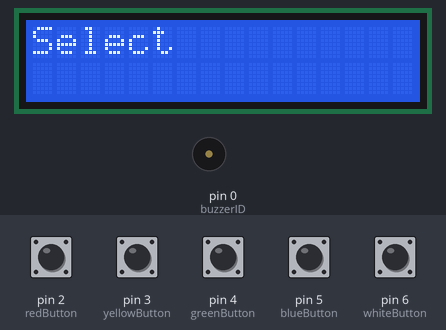
Bench run of a sketch on a simulated Arduino Uno, built with avr-gcc and run on an emulated ATmega328P. Shown: 16×2 character LCD, buzzer (waves = sounding). Inputs (shaded band) come from the test bench; at power-on: pin 2 (redButton), pin 3 (yellowButton), pin 4 (greenButton), pin 5 (blueButton), pin 6 (whiteButton) HIGH.

Above: at 1.2 s.
1.3 s: pin 6 (whiteButton) pulled LOW for 0.15 s
At 2.6 s:
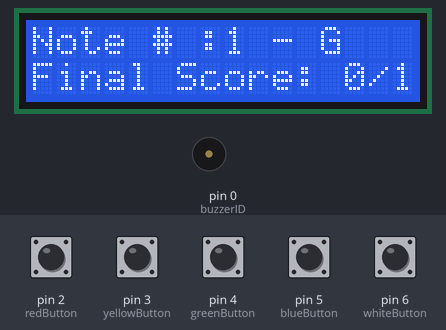
4.4 s: pin 2 (redButton) pulled LOW for 0.15 s
At 5.6 s:
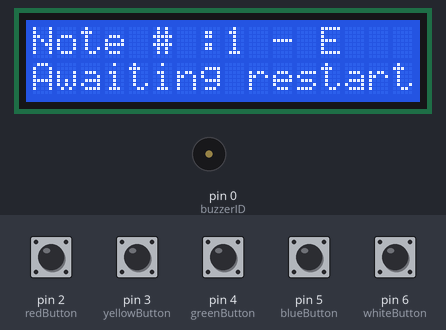
7.5 s: pin 4 (greenButton) pulled LOW for 1 s
At 9.0 s:
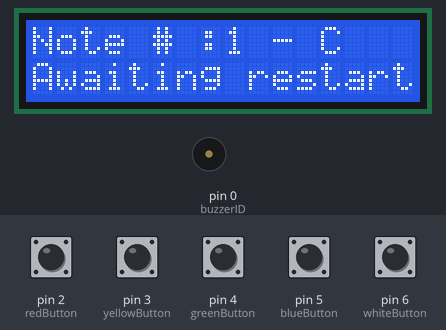
11.5 s: pin 6 (whiteButton) pulled LOW for 1 s
At 12.8 s:
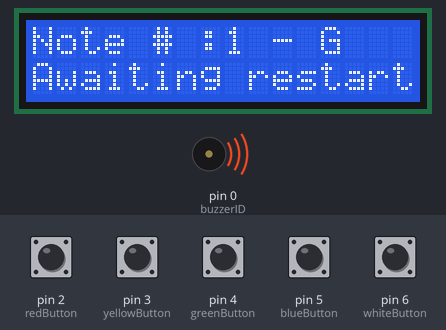
14.4 s: pin 2 (redButton) pulled LOW for 1 s
At 17.8 s:
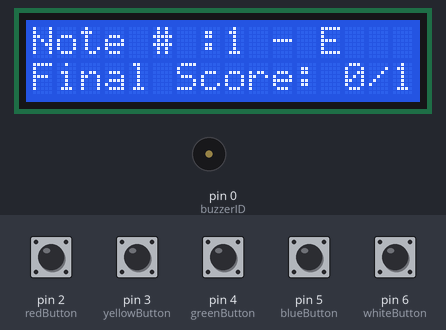
18.4 s: pin 3 (yellowButton) pulled LOW for 1 s
At 19.5 s:
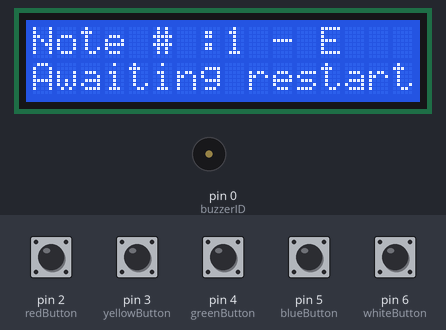
Timing chart, 0 to 21.4 s (numbered marks = the images above; inputs shaded):
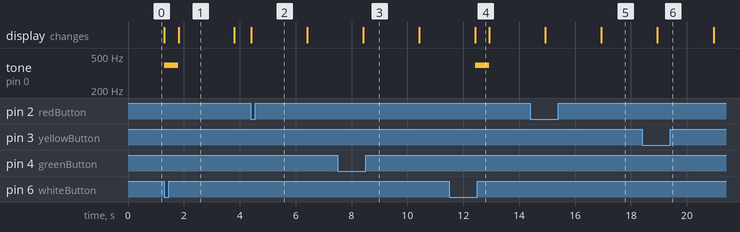

The sketch:

CE_Summative.ino
```cpp
#include <TimeLib.h> // imports the time library for the milliseconds function
#include <LiquidCrystal.h> // imports a library to control the LCD
#include <pitches.h> // imports a library that has the notes for the buzzer

#define buzzerID 0 // Signal port for buzzer
#define scaler 1.0 // Scaler for note playing

const int redButton = 2;     // Corresponds with the button with a red signal wire
const int yellowButton = 3;  // Corresponds with the button with a yellow signal wire
const int greenButton = 4;   // Corresponds with the button with a green signal wire
const int blueButton = 5;    // Corresponds with the button with a blue signal wire
const int whiteButton = 6;   // Corresponds with the button with a white signal wire

const int ledPort = 0; // Port for the LED

// Defines the LCD
const int rs = 7, en = 8, d4 = 9, d5 = 10, d6 = 11, d7 = 12;
const LiquidCrystal lcd(rs, en, d4, d5, d6, d7);

int score = 0; // Keeps count of score

// Various Songs, stored as integer arrays.
int marySong[] = {3, 2, 1, 2, 3, 3, 3, 2, 2, 2, 3, 5, 5, 3, 2, 1, 2, 3, 3, 3, 3, 2, 2, 3, 2, 1}; // mary had a little lamb
int hotCrossSong[] = {3, 2, 1, 3, 2, 1, 3, 3, 3, 2, 2, 2, 3, 2, 1}; // hot cross buns
int scale[] = {1, 2, 3, 4, 5, 5, 4, 3, 2, 1}; // scale
int jingle[] = {3, 3, 3, 3, 3, 3, 3, 5, 1, 2, 3, 4, 4, 4, 4, 3, 3, 3, 3, 3, 2, 2, 3, 2, 5}; // jingle bells
int spider[] = {5, 1, 1, 1, 2, 3, 3, 3, 2, 3, 1, 3, 3, 4, 5, 5, 4, 3, 4, 5, 3, 1, 1, 2, 3, 3, 2, 1, 2, 3, 1, 5, 5, 1, 1, 1, 2, 3, 3, 3, 2, 1, 2, 3, 1}; // itsy bitsy spider

// An array that saves the letter values of the notes
const String noteValues[] = {"C", "D", "E", "F", "G"};

void setup() { // runs once when the Arduino starts up
  // Set each button as an input. Note that when these pins are read from, a LOW output means that the button was pressed, and a HIGH output means it wasn't.
  pinMode(redButton, INPUT_PULLUP);
  pinMode(yellowButton, INPUT_PULLUP);
  pinMode(greenButton, INPUT_PULLUP);
  pinMode(blueButton, INPUT_PULLUP);
  pinMode(whiteButton, INPUT_PULLUP);

  pinMode(ledPort, OUTPUT); // Set the LED port to an output
  digitalWrite(1, LOW);     // Initially set the LED off (LOW)
  lcd.begin(16, 2);         // Begin the LCD display
}

void loop() { // runs continuously in a loop
  mainInterface(); // Run the main interface
}

void playSong(int *song) {   // this function plays the song passed in as a parameter
  bool correctPress = false; // set correctPress to false since the user hasn't hit the right button yet
  bool turn = false;         // set turn to false since the user hasn't taken a turn yet
  for (int i = 0; i < sizeof(song) / sizeof(song[0]) ; i++) { // loop through the notes of the song
    lcd.setCursor(0, 0);                                      // set the location of the cursor
    lcd.print("Note # :" + (String) (i + 1) + " - " + (String) noteValues[song[i] - 1] + "   "); // shows the current note on the LCD
    double currentMill = millis();                                                               // gets current time
    while (millis() - currentMill < 2000) {                           // this loop acts as a timer, since it will run until about 2 seconds has passed.
      if ((digitalRead(song[i] + 1) == LOW) and oneButtonPressed()) { // check if the user hit the correct button, and only one button was pressed at the time
        playNote(song[i]);     // play the note on the buzzer
        digitalWrite(1, HIGH); // turn the LED on (HIGH)
        correctPress = true;   // set correctPress to true
        break;                 // break out of this time loop
      }
      turn = true;             // the user has take their turn, so set turn to true
    }
    if (turn) {             // if the user took their turn
      lcd.setCursor(0, 1);  // set the location of the cursor to the second row
      if (correctPress) {   // if the user pressed the correct button
        score += 1;         // add one to their score
        lcd.print("Correct!   "); // print "Correct!" to the LCD
        correctPress = false;     // reset correctPress to false
      } else {                    // otherwise, they didn't press the right button
        lcd.print("Incorrect!");  // print "Incorrect!" to the LCD
        digitalWrite(1, LOW);     // turn the LED off
      }
      turn = false;               // reset turn to false
    }
  }
  double currentMill = millis();          // get current time in milliseconds
  while (millis() - currentMill < 2000) { // this loop acts as a timer, since it will run until about 2 seconds has passed.
    lcd.print("Song Finished!");          // print that the song has finished to the LCD
    lcd.setCursor(0, 1);                  // set the position of the cursor to the second row
    lcd.print("Final Score: " + (String) score + "/" + (String) (sizeof(song) / sizeof(song[0]))); // show the final score on the LCD
  }
  lcd.setCursor(0, 0);                                                                            // set the cursor to the first row
  lcd.print("Final Score: " + (String) score + "/" + (String) (sizeof(song) / sizeof(song[0])));  // show the final score on the LCD
  lcd.setCursor(0, 1);            // set the cursor to the second row
  lcd.print("Awaiting restart."); // print "Awaiting restart." to the LCD
  while (true) {                  // runs until a button was pressed
    if (anyButtonPressed()) {     // checks if a button was pressed
      score = 0;                  // resets score
      mainInterface();            //returns to main interface
    }
  }
}

void mainInterface() { // This function is the main interface of the program
  lcd.setCursor(0, 0);  // Set the location of the cursor to the start of the first tow
  lcd.print("Select");  // Print select to the LCD
  if (oneButtonPressed()) { // Check if only one button was pressed
    // The following code plays a song based on the button pressed.
    if (digitalRead(redButton) == LOW) { // Check if the red wired button was pressed
      playSong(marySong); // plays Mary had a Little Lamb
    } else if (digitalRead(yellowButton) == LOW) {  // Check if the yellow wired button was pressed
      playSong(hotCrossSong); // plays Hot Cross Buttons
    } else if (digitalRead(greenButton) == LOW) {  // Check if the green wired button was pressed
      playSong(scale); // plays a simple scale
    } else if (digitalRead(blueButton) == LOW) {  // Check if the blue wired button was pressed
      playSong(jingle); // plays Jingle Bells
    } else if (digitalRead(whiteButton) == LOW) {  // Check if the white wired button was pressed
      playSong(spider); // plays the itsy bitsy spider
    }
  }
}

void playNote(int note) { // This function plays a note on a buzzer
  int noteID = 0; // holds the noteID that will be changed in the switch case
  float duration = 3000 / 6; // how long to play the note for
  switch (note) { // switch case that determines which note to play based on the note passed into the function. Each case assigns noteID to the appropriate note to be played
    case 1:       // plays a low C
      noteID = NOTE_C4;
      break;
    case 2:       // plays a low D
      noteID = NOTE_D4;
      break;
    case 3:       // plays a low E
      noteID = NOTE_E4;
      break;
    case 4:       // plays a low F
      noteID = NOTE_F4;
      break;
    case 5:       // plays a low G
      noteID = NOTE_G4;
      break;
  }
  tone(buzzerID, noteID, duration); // play the note on the buzzer
  delay(duration * scaler);         // add a delay so the note sounds proper
}

bool anyButtonPressed() {  // This function checks if any button has been pressed. It returns a true/false boolean.
  return digitalRead(redButton) == LOW or digitalRead(yellowButton) == LOW or digitalRead(greenButton) == LOW or digitalRead(blueButton) == LOW or digitalRead(whiteButton) == LOW;
}

bool oneButtonPressed() { // This function makes sure only one button was pressed (uses XOR). It returns a true/false boolean.
  return digitalRead(redButton) == LOW ^ digitalRead(yellowButton) == LOW ^ digitalRead(greenButton) == LOW ^ digitalRead(blueButton) == LOW ^ digitalRead(whiteButton) == LOW;
}
```

Measured:
- after the input at 1.3 s, tone on pin 0 (buzzerID): silent → 392 Hz at once, → silent 0.50 s later; the display: first changes at once (image 1 shows a later state)
- after the input at 4.4 s, the display: changes at once (image 2)
- after the input at 7.5 s, the display: changes after 0.91 s (image 3)
- after the input at 11.5 s, tone on pin 0 (buzzerID): silent → 392 Hz after 0.93 s, → silent 0.50 s later; the display: changes after 0.93 s (image 4)
- after the input at 14.4 s, the display: first changes after 0.54 s (image 5 shows a later state)
- after the input at 18.4 s, the display: changes after 0.55 s (image 6)
- what the display in image 1 shows lasts 2.0 s, from 1.8 s to 3.8 s
